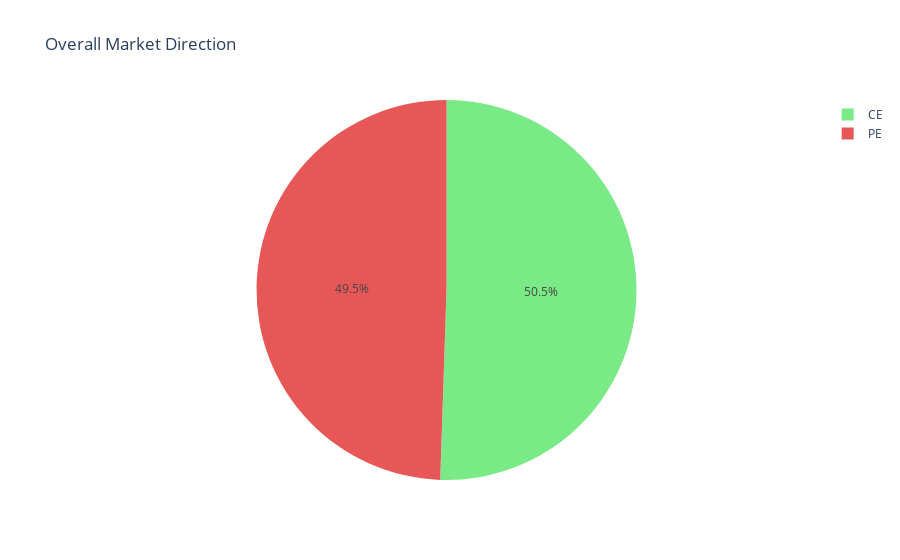

The code cell stored with this chart in its notebook:
### Markdown cell above
`overall_information` : plot the pie chart of total call and put option contract volumes

### Code cell
oal.overall_information(option_contracts=processed_oi_data)

### Figure 1 — Plotly figure (JSON) as saved in the notebook; plotly's stock layout.template omitted (floating-point values rounded to 4 significant figures)
{"data": [{"customdata": [["CE"], ["PE"]], "domain": {"x": [0, 1], "y": [0, 1]}, "hovertemplate": "CE/PE=%{customdata[0]}<br>Volume=%{value}<extra></extra>", "labels": ["CE", "PE"], "legendgroup": "", "marker": {"colors": ["#79EA86", "#e75757"]}, "name": "", "showlegend": true, "type": "pie", "values": [4735203, 4636349]}], "layout": {"legend": {"tracegroupgap": 0}, "title": {"text": "Overall Market Direction"}}}
